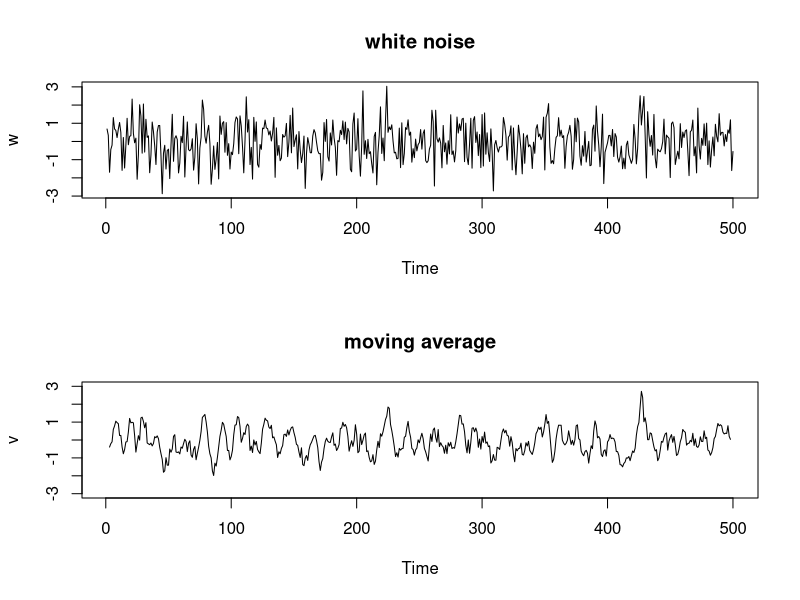
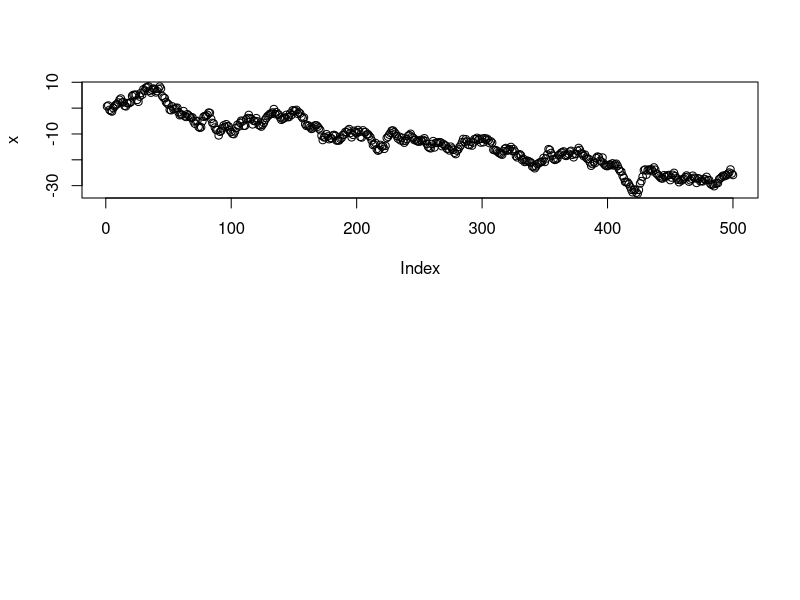
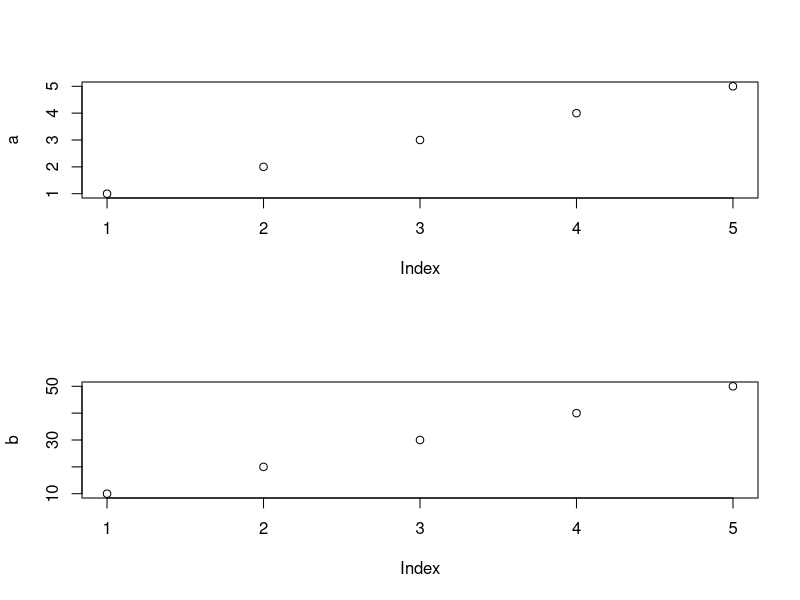

Generate these figures, in order, with R:

# Example 1.9 Moving Average
'rnorm:  generate vector of random variables from dist w/ mean=0, stdv=1
 rep:    creates a repetition of an value or list of values
 filter: used to create moving averages. filter(obj2filter, numofsides, (filter2apply))
 par:    can be used to pair charts together
 plot.ts looks like it is used ot plot a time series. 
'
w = rnorm(500,0,1)
r = rep(.3, 5)                                   # Note that this number can be as large as len(w)
v = filter(w, sides=2, filter=(r))               #sides is either 1 or 2.  So average on one or both sides.
par(mfrow=c(2,1))
plot.ts(w, main='white noise')
plot.ts(v, ylim=c(-3,3), main='moving average')


# Ex cumsum
x = cumsum(w)
plot(x)


# Covariance & Correlation
a = c(1,2,3,4,5)
b = c(10, 20, 30, 40, 50)
c = c(-1, -2, -3, -4, -5)
d = c(1,4,6,8,10)
par(mfrow=c(2,1))
plot(a)
plot(b)

# Cov
print(paste('Correlation A & B =>', cov(a, b)))
print(paste('Correlation A & C =>', cov(a,c)))
print(paste('Correlation B & C =>', cov(b, c)))

# Corr
cor(a,b)
cor(a,c)
cor(b,c)
cor(a,d)

help(acf)





